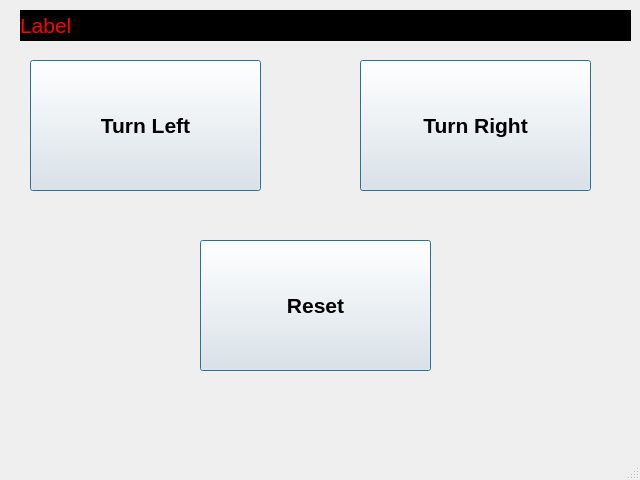
<?xml version="1.0" encoding="UTF-8"?>
<ui version="4.0">
 <class>MainWindow</class>
 <widget class="QMainWindow" name="MainWindow">
  <property name="geometry">
   <rect>
    <x>0</x>
    <y>0</y>
    <width>640</width>
    <height>480</height>
   </rect>
  </property>
  <property name="windowTitle">
   <string>MainWindow</string>
  </property>
  <widget class="QWidget" name="centralwidget">
   <widget class="QPushButton" name="TurnLeftBtn">
    <property name="geometry">
     <rect>
      <x>30</x>
      <y>60</y>
      <width>231</width>
      <height>131</height>
     </rect>
    </property>
    <property name="font">
     <font>
      <pointsize>16</pointsize>
      <weight>75</weight>
      <bold>true</bold>
     </font>
    </property>
    <property name="autoFillBackground">
     <bool>false</bool>
    </property>
    <property name="text">
     <string>Turn Left</string>
    </property>
    <property name="default">
     <bool>true</bool>
    </property>
    <property name="flat">
     <bool>false</bool>
    </property>
   </widget>
   <widget class="QPushButton" name="TurnRightBtn">
    <property name="geometry">
     <rect>
      <x>360</x>
      <y>60</y>
      <width>231</width>
      <height>131</height>
     </rect>
    </property>
    <property name="font">
     <font>
      <pointsize>16</pointsize>
      <weight>75</weight>
      <bold>true</bold>
     </font>
    </property>
    <property name="text">
     <string>Turn Right</string>
    </property>
    <property name="default">
     <bool>true</bool>
    </property>
    <property name="flat">
     <bool>false</bool>
    </property>
   </widget>
   <widget class="QPushButton" name="ResetBtn">
    <property name="geometry">
     <rect>
      <x>200</x>
      <y>240</y>
      <width>231</width>
      <height>131</height>
     </rect>
    </property>
    <property name="font">
     <font>
      <pointsize>16</pointsize>
      <weight>75</weight>
      <bold>true</bold>
     </font>
    </property>
    <property name="text">
     <string>Reset</string>
    </property>
    <property name="default">
     <bool>true</bool>
    </property>
    <property name="flat">
     <bool>false</bool>
    </property>
   </widget>
   <widget class="QLabel" name="notifyLbl">
    <property name="enabled">
     <bool>true</bool>
    </property>
    <property name="geometry">
     <rect>
      <x>20</x>
      <y>10</y>
      <width>611</width>
      <height>31</height>
     </rect>
    </property>
    <property name="font">
     <font>
      <pointsize>16</pointsize>
      <kerning>false</kerning>
     </font>
    </property>
    <property name="styleSheet">
     <string notr="true">background-color: rgb(0, 0, 0);
color: rgb(255, 0, 0);</string>
    </property>
    <property name="text">
     <string>Label</string>
    </property>
   </widget>
  </widget>
  <widget class="QMenuBar" name="menubar">
   <property name="geometry">
    <rect>
     <x>0</x>
     <y>0</y>
     <width>640</width>
     <height>21</height>
    </rect>
   </property>
  </widget>
  <widget class="QStatusBar" name="statusbar"/>
 </widget>
 <resources/>
 <connections/>
</ui>
